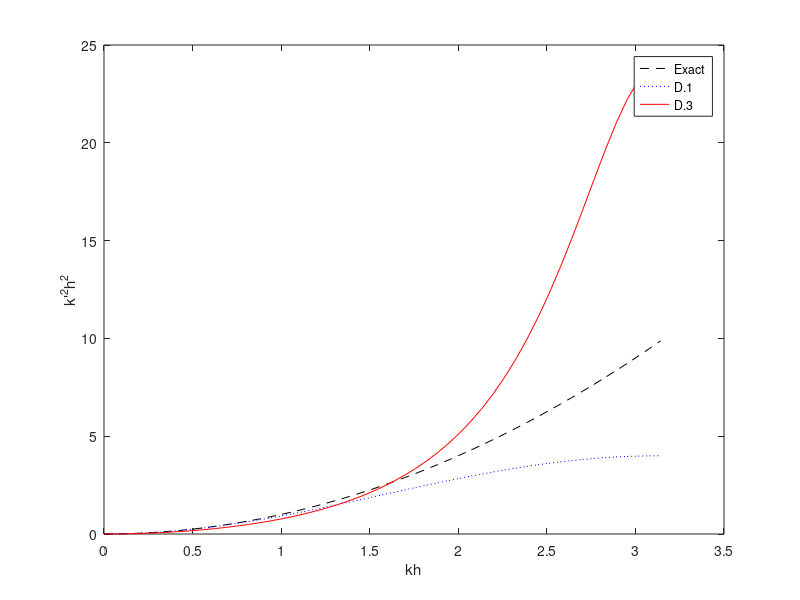

The MATLAB script that drew this image:
clear all
clc

L = 50;
N = 100;
n = [0:1:N/2];
k = 2 * pi / L *n;
#h = L/N
kh = 2 * pi / N * n;

kh2_exact = kh.^2;
kh2_D1 = 2- 2 * cos(kh);
#kh2_D3 is not completed
kh2_D3 = 12*(1-cos(kh)) ./ (4*cos(kh) + 5);

plot(kh,kh2_exact,"--k");
hold
plot(kh,kh2_D1,":b");
plot(kh,kh2_D3,"r");
legend("Exact", "D.1","D.3");
xlabel("kh");
ylabel("k'^2h^2");